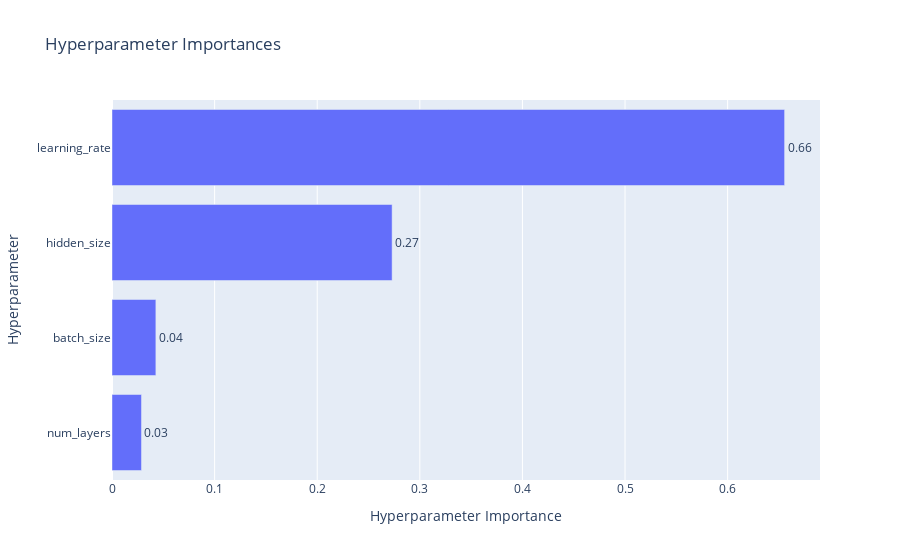

Here is the notebook cell this chart was saved with:
### Code cell
optuna.visualization.plot_param_importances(importance_study)

### Figure 1 — Plotly figure (JSON) as saved in the notebook; plotly's stock layout.template omitted (floating-point values rounded to 4 significant figures)
{"data": [{"cliponaxis": false, "hovertemplate": ["num_layers (IntDistribution): 0.028717010111783767<extra></extra>", "batch_size (CategoricalDistribution): 0.04275990999542762<extra></extra>", "hidden_size (CategoricalDistribution): 0.2730067089733694<extra></extra>", "learning_rate (FloatDistribution): 0.6555163709194194<extra></extra>"], "name": "Objective Value", "orientation": "h", "text": ["0.03", "0.04", "0.27", "0.66"], "textposition": "outside", "type": "bar", "x": [0.02872, 0.04276, 0.273, 0.6555], "y": ["num_layers", "batch_size", "hidden_size", "learning_rate"]}], "layout": {"title": {"text": "Hyperparameter Importances"}, "xaxis": {"title": {"text": "Hyperparameter Importance"}}, "yaxis": {"title": {"text": "Hyperparameter"}}}}
